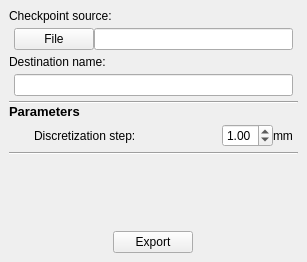
<?xml version="1.0" encoding="UTF-8"?>
<ui version="4.0">
 <class>VolumeWindow</class>
 <widget class="QMainWindow" name="VolumeWindow">
  <property name="geometry">
   <rect>
    <x>0</x>
    <y>0</y>
    <width>307</width>
    <height>262</height>
   </rect>
  </property>
  <property name="windowTitle">
   <string>Volume Export</string>
  </property>
  <widget class="QWidget" name="mainlayout">
   <layout class="QGridLayout" name="gridLayout_2">
    <property name="sizeConstraint">
     <enum>QLayout::SetNoConstraint</enum>
    </property>
    <property name="spacing">
     <number>0</number>
    </property>
    <item row="5" column="0">
     <widget class="QLabel" name="label_3">
      <property name="font">
       <font>
        <pointsize>10</pointsize>
        <bold>true</bold>
       </font>
      </property>
      <property name="text">
       <string>Parameters</string>
      </property>
     </widget>
    </item>
    <item row="7" column="0">
     <layout class="QHBoxLayout" name="horizontalLayout_3">
      <property name="leftMargin">
       <number>25</number>
      </property>
      <property name="topMargin">
       <number>5</number>
      </property>
      <property name="rightMargin">
       <number>5</number>
      </property>
      <property name="bottomMargin">
       <number>5</number>
      </property>
      <item>
       <widget class="QLabel" name="label_4">
        <property name="text">
         <string>Discretization step:</string>
        </property>
       </widget>
      </item>
      <item>
       <spacer name="horizontalSpacer">
        <property name="orientation">
         <enum>Qt::Horizontal</enum>
        </property>
        <property name="sizeHint" stdset="0">
         <size>
          <width>40</width>
          <height>20</height>
         </size>
        </property>
       </spacer>
      </item>
      <item>
       <widget class="QDoubleSpinBox" name="doubleSpinBox">
        <property name="decimals">
         <number>2</number>
        </property>
        <property name="minimum">
         <double>0.100000000000000</double>
        </property>
        <property name="maximum">
         <double>5.000000000000000</double>
        </property>
        <property name="singleStep">
         <double>0.050000000000000</double>
        </property>
        <property name="value">
         <double>1.000000000000000</double>
        </property>
       </widget>
      </item>
      <item>
       <widget class="QLabel" name="label_5">
        <property name="text">
         <string>mm</string>
        </property>
       </widget>
      </item>
     </layout>
    </item>
    <item row="2" column="0">
     <widget class="QLabel" name="label_2">
      <property name="text">
       <string>Destination name:</string>
      </property>
     </widget>
    </item>
    <item row="12" column="0">
     <layout class="QHBoxLayout" name="horizontalLayout_4">
      <property name="bottomMargin">
       <number>0</number>
      </property>
      <item>
       <widget class="QPushButton" name="exportButton">
        <property name="sizePolicy">
         <sizepolicy hsizetype="Fixed" vsizetype="Fixed">
          <horstretch>0</horstretch>
          <verstretch>0</verstretch>
         </sizepolicy>
        </property>
        <property name="text">
         <string>Export</string>
        </property>
       </widget>
      </item>
     </layout>
    </item>
    <item row="1" column="0">
     <layout class="QHBoxLayout" name="horizontalLayout">
      <property name="leftMargin">
       <number>5</number>
      </property>
      <property name="topMargin">
       <number>5</number>
      </property>
      <property name="rightMargin">
       <number>5</number>
      </property>
      <property name="bottomMargin">
       <number>5</number>
      </property>
      <item>
       <widget class="QPushButton" name="ckptButton">
        <property name="text">
         <string>File</string>
        </property>
        <property name="icon">
         <iconset theme="dialog-question"/>
        </property>
       </widget>
      </item>
      <item>
       <widget class="QLineEdit" name="lineEdit"/>
      </item>
     </layout>
    </item>
    <item row="9" column="0">
     <spacer name="verticalSpacer">
      <property name="orientation">
       <enum>Qt::Vertical</enum>
      </property>
      <property name="sizeHint" stdset="0">
       <size>
        <width>20</width>
        <height>40</height>
       </size>
      </property>
     </spacer>
    </item>
    <item row="3" column="0">
     <layout class="QHBoxLayout" name="horizontalLayout_2">
      <property name="leftMargin">
       <number>5</number>
      </property>
      <property name="topMargin">
       <number>5</number>
      </property>
      <property name="rightMargin">
       <number>5</number>
      </property>
      <property name="bottomMargin">
       <number>5</number>
      </property>
      <item>
       <widget class="QLineEdit" name="lineEdit_2"/>
      </item>
     </layout>
    </item>
    <item row="4" column="0">
     <widget class="Line" name="line">
      <property name="orientation">
       <enum>Qt::Horizontal</enum>
      </property>
     </widget>
    </item>
    <item row="0" column="0">
     <widget class="QLabel" name="label">
      <property name="text">
       <string>Checkpoint source:</string>
      </property>
     </widget>
    </item>
    <item row="8" column="0">
     <widget class="Line" name="line_2">
      <property name="orientation">
       <enum>Qt::Horizontal</enum>
      </property>
     </widget>
    </item>
   </layout>
  </widget>
 </widget>
 <resources/>
 <connections/>
</ui>
